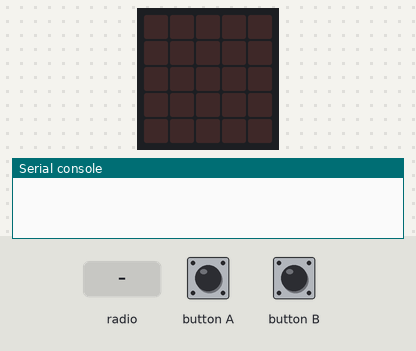
A program run on a simulated BBC micro:bit (MakeCode). On the bench: the board's 5×5 LED display, the last lines printed to the serial console. The inputs (shaded band) are chosen by the test bench. No radio messages arrive unless stated (any console line starting 'radio sent:' is added by the test bench).

Above: at 1.2 s.
1.3 s: radio message "smile" arrives
At 2.4 s:
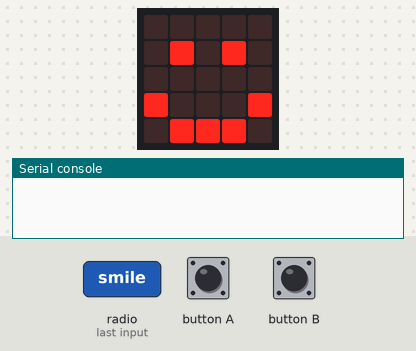
2.8 s: button A pressed for 0.15 s
At 4.2 s:
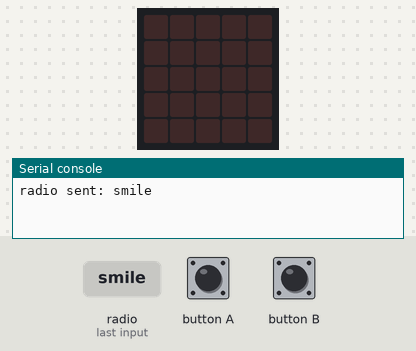
6.0 s: radio message "sad" arrives
At 7.2 s:
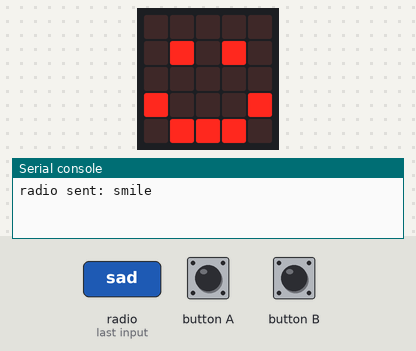
Timing chart, 0 to 8.5 s (numbered marks = the images above; inputs shaded):
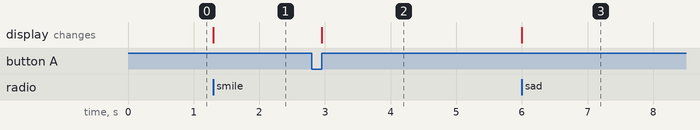

Measured:
- after the input at 1.3 s, the display: changes at once (image 1)
- after the input at 2.8 s, the display: changes after 0.15 s (image 2)
- after the input at 6.0 s, the display: changes at once (image 3)

The program:

main.ts
```typescript
input.onButtonPressed(Button.A, function () {
    basic.clearScreen()
    radio.sendString("smile")
})
radio.onReceivedString(function (receivedString) {
    let sad = 0
    basic.showIcon(IconNames.Happy)
    if (sad) {
        basic.clearScreen()
        basic.showIcon(IconNames.Sad)
    }
})
input.onButtonPressed(Button.B, function () {
    basic.clearScreen()
    radio.sendString("sad")
})
radio.setGroup(69)
basic.forever(function () {

})
```

test.ts
```typescript
// aquí va el archivo "tests"; esto no se compilará cuando este paquete se utilice como una extensión.
```
